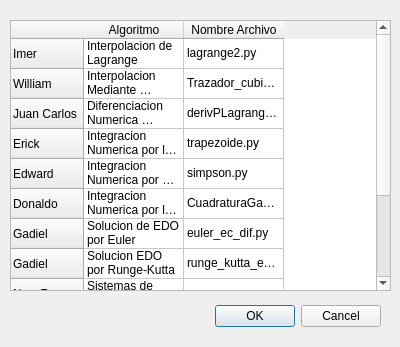
<?xml version="1.0" encoding="UTF-8"?>
<ui version="4.0">
 <class>Dialog</class>
 <widget class="QDialog" name="Dialog">
  <property name="geometry">
   <rect>
    <x>0</x>
    <y>0</y>
    <width>400</width>
    <height>347</height>
   </rect>
  </property>
  <property name="windowTitle">
   <string>Dialog</string>
  </property>
  <widget class="QDialogButtonBox" name="buttonBox">
   <property name="geometry">
    <rect>
     <x>40</x>
     <y>300</y>
     <width>341</width>
     <height>32</height>
    </rect>
   </property>
   <property name="orientation">
    <enum>Qt::Horizontal</enum>
   </property>
   <property name="standardButtons">
    <set>QDialogButtonBox::Cancel|QDialogButtonBox::Ok</set>
   </property>
  </widget>
  <widget class="QTableWidget" name="tableWidget">
   <property name="geometry">
    <rect>
     <x>10</x>
     <y>20</y>
     <width>381</width>
     <height>271</height>
    </rect>
   </property>
   <row>
    <property name="text">
     <string>Imer</string>
    </property>
   </row>
   <row>
    <property name="text">
     <string>William</string>
    </property>
   </row>
   <row>
    <property name="text">
     <string>Juan Carlos</string>
    </property>
   </row>
   <row>
    <property name="text">
     <string>Erick</string>
    </property>
   </row>
   <row>
    <property name="text">
     <string>Edward</string>
    </property>
   </row>
   <row>
    <property name="text">
     <string>Donaldo</string>
    </property>
   </row>
   <row>
    <property name="text">
     <string>Gadiel</string>
    </property>
   </row>
   <row>
    <property name="text">
     <string>Gadiel</string>
    </property>
   </row>
   <row>
    <property name="text">
     <string>New Row</string>
    </property>
   </row>
   <row>
    <property name="text">
     <string>New Row</string>
    </property>
   </row>
   <row>
    <property name="text">
     <string>New Row</string>
    </property>
   </row>
   <row>
    <property name="text">
     <string>New Row</string>
    </property>
   </row>
   <column>
    <property name="text">
     <string>Algoritmo</string>
    </property>
   </column>
   <column>
    <property name="text">
     <string>Nombre Archivo</string>
    </property>
   </column>
   <item row="0" column="0">
    <property name="text">
     <string>Interpolacion de Lagrange</string>
    </property>
   </item>
   <item row="0" column="1">
    <property name="text">
     <string>lagrange2.py</string>
    </property>
   </item>
   <item row="1" column="0">
    <property name="text">
     <string>Interpolacion Mediante Trazadores Cubicos Naturales</string>
    </property>
   </item>
   <item row="1" column="1">
    <property name="text">
     <string>Trazador_cubico_natural.py</string>
    </property>
   </item>
   <item row="2" column="0">
    <property name="text">
     <string>Diferenciacion Numerica mediante Polinomios de Lagrange</string>
    </property>
   </item>
   <item row="2" column="1">
    <property name="text">
     <string>derivPLagrange.py</string>
    </property>
   </item>
   <item row="3" column="0">
    <property name="text">
     <string>Integracion Numerica por la Regla del Trapecio</string>
    </property>
   </item>
   <item row="3" column="1">
    <property name="text">
     <string>trapezoide.py</string>
    </property>
   </item>
   <item row="4" column="0">
    <property name="text">
     <string>Integracion Numerica por el Metodo de Simpson</string>
    </property>
   </item>
   <item row="4" column="1">
    <property name="text">
     <string>simpson.py</string>
    </property>
   </item>
   <item row="5" column="0">
    <property name="text">
     <string>Integracion Numerica por la Cuadratura Gaussiana</string>
    </property>
   </item>
   <item row="5" column="1">
    <property name="text">
     <string>CuadraturaGaussiana.py</string>
    </property>
   </item>
   <item row="6" column="0">
    <property name="text">
     <string>Solucion de EDO por Euler</string>
    </property>
   </item>
   <item row="6" column="1">
    <property name="text">
     <string>euler_ec_dif.py</string>
    </property>
   </item>
   <item row="7" column="0">
    <property name="text">
     <string>Solucion EDO por Runge-Kutta</string>
    </property>
   </item>
   <item row="7" column="1">
    <property name="text">
     <string>runge_kutta_ecu_dif</string>
    </property>
   </item>
   <item row="8" column="0">
    <property name="text">
     <string>Sistemas de Ecuaciones por Eliminacion de Gauss</string>
    </property>
   </item>
   <item row="8" column="1">
    <property name="text">
     <string/>
    </property>
   </item>
  </widget>
 </widget>
 <resources/>
 <connections>
  <connection>
   <sender>buttonBox</sender>
   <signal>accepted()</signal>
   <receiver>Dialog</receiver>
   <slot>accept()</slot>
   <hints>
    <hint type="sourcelabel">
     <x>248</x>
     <y>254</y>
    </hint>
    <hint type="destinationlabel">
     <x>157</x>
     <y>274</y>
    </hint>
   </hints>
  </connection>
  <connection>
   <sender>buttonBox</sender>
   <signal>rejected()</signal>
   <receiver>Dialog</receiver>
   <slot>reject()</slot>
   <hints>
    <hint type="sourcelabel">
     <x>316</x>
     <y>260</y>
    </hint>
    <hint type="destinationlabel">
     <x>286</x>
     <y>274</y>
    </hint>
   </hints>
  </connection>
 </connections>
</ui>
